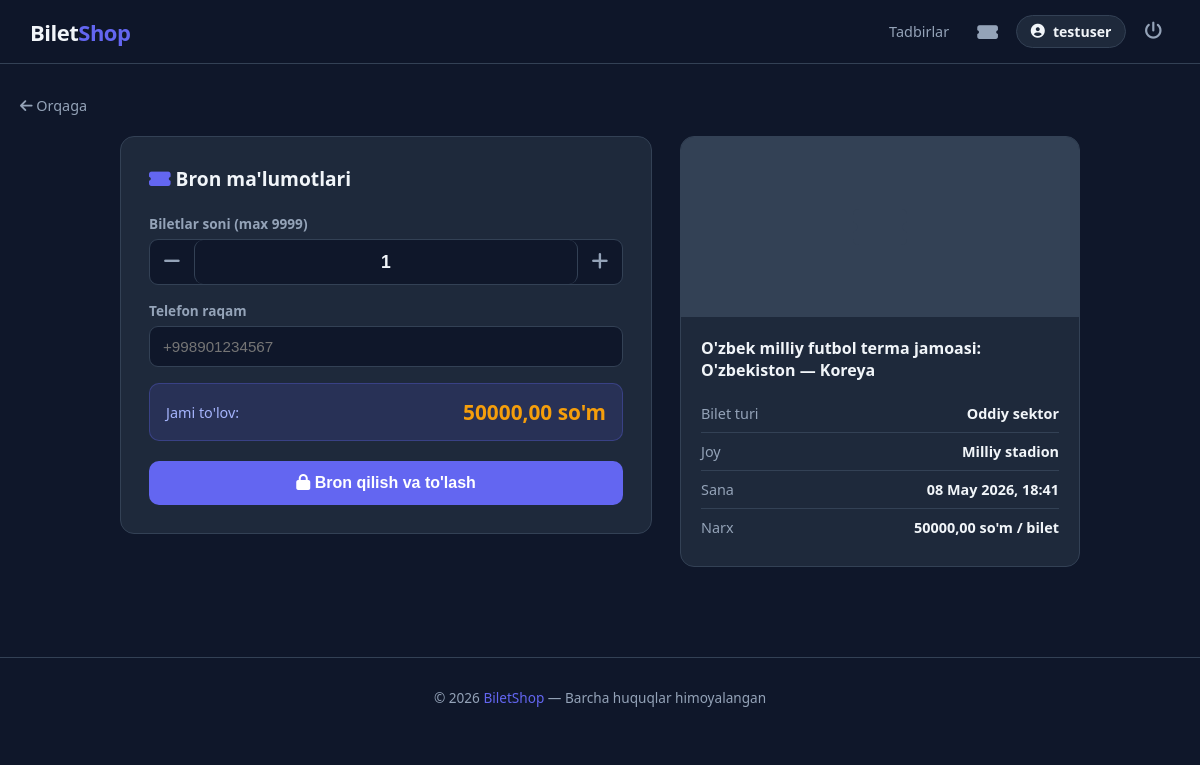
The app's page /book/4/ (signed in) with its own data.
### bilet_app/models.py (models this page shows, shortened)
class TicketType(models.Model):
    event           = models.ForeignKey(Event, on_delete=models.CASCADE, related_name='ticket_types')
    name            = models.CharField(max_length=100)
    price           = models.DecimalField(max_digits=10, decimal_places=2)
    total_seats     = models.PositiveIntegerField()
    available_seats = models.PositiveIntegerField()
    @property
    def is_available(self):
        return self.available_seats > 0

class Event(models.Model):
    title       = models.CharField(max_length=200)
    category    = models.ForeignKey(Category, on_delete=models.CASCADE, related_name='events')
    venue       = models.CharField(max_length=200)
    city        = models.CharField(max_length=100, default='Toshkent')
    event_date  = models.DateTimeField()
    description = models.TextField()
    image       = models.ImageField(upload_to='events/', blank=True, null=True)
    is_active   = models.BooleanField(default=True)
    created_at  = models.DateTimeField(auto_now_add=True)
    class Meta:
        ordering = ['event_date']

### bilet_app/views.py (the view)
# urls.py: path('book/<int:ticket_type_id>/', views.book_ticket, name='book_ticket'),
@login_required
def book_ticket(request, ticket_type_id):
    ticket_type = get_object_or_404(TicketType, pk=ticket_type_id)
    event = ticket_type.event
    if not ticket_type.is_available:
        messages.error(request, "Bu tur biletlar tugagan.")
        return redirect('event_detail', pk=event.pk)
    if request.method == 'POST':
        form = BookingForm(request.POST)
        if form.is_valid():
            quantity = form.cleaned_data['quantity']
            if quantity > ticket_type.available_seats:
                messages.error(request, f"Faqat {ticket_type.available_seats} ta joy mavjud.")
            else:
                with transaction.atomic():
                    tt = TicketType.objects.select_for_update().get(pk=ticket_type_id)
                    tt.available_seats -= quantity
                    tt.save()
                    booking = form.save(commit=False)
                    booking.user        = request.user
                    booking.ticket_type = tt
                    booking.save()
                return redirect('booking_success', pk=booking.pk)
    else:
        form = BookingForm()
    return render(request, 'book_ticket.html', {
        'form': form,
        'ticket_type': ticket_type,
        'event': event,
    })

### bilet_app/forms.py
class BookingForm(forms.ModelForm):
    phone = forms.CharField(
        max_length=20,
        label='Telefon raqam',
        validators=[RegexValidator(r'^\+?\d{9,15}$', "To'g'ri format: +998901234567")],
        widget=forms.TextInput(attrs={'placeholder': '+998901234567'}),
    )
    quantity = forms.IntegerField(
        min_value=1,
        max_value=10,
        initial=1,
        label='Biletlar soni',
    )
    class Meta:
        model   = Booking
        fields  = ['quantity', 'phone']

### templates/book_ticket.html (shortened to what this page needs)
{% extends 'base.html' %}
{% block content %}
<div style="margin-bottom:20px;">
    <a href="{% url 'event_detail' event.pk %}" style="color:var(--muted); text-decoration:none; font-size:.9rem;">
        <i class="fa fa-arrow-left"></i> Orqaga
    </a>
</div>
<div class="book-grid">
    <div class="form-card">
        <h2><i class="fa fa-ticket-alt" style="color:var(--primary);"></i> Bron ma'lumotlari</h2>
        <form method="POST">
            <div class="field">
                <label>Biletlar soni (max {{ ticket_type.available_seats }})</label>
                <div class="quantity-control">
                    <button type="button" class="minus"><i class="fa fa-minus"></i></button>
                    <input type="number" id="id_quantity" name="quantity" value="1" min="1" max="{{ ticket_type.available_seats }}">
                    <button type="button" class="plus"><i class="fa fa-plus"></i></button>
                </div>
            </div>
            <div class="field">
                <label>Telefon raqam</label>
                <input type="text" name="phone" id="id_phone" placeholder="+998901234567"
                       value="{{ form.phone.value|default:'' }}">
            </div>
            <div class="price-preview">
                <span class="total-label">Jami to'lov:</span>
                <span class="total-val" id="total-price">{{ ticket_type.price }} so'm</span>
            </div>
            <button type="submit" class="submit-btn">
                <i class="fa fa-lock"></i> Bron qilish va to'lash
            </button>
        </form>
    </div>
    <div class="summary-card">
        <div class="summary-img">
            {% if event.image %}
                <img src="{{ event.image.url }}" alt="{{ event.title }}">
            {% else %}
                <i class="fa fa-ticket-alt fa-3x" style="color:var(--surface2);"></i>
            {% endif %}
        </div>
        <div class="summary-body">
            <p style="font-weight:700; font-size:1rem; margin-bottom:14px;">{{ event.title }}</p>
            <div class="sum-row"><span class="lbl">Bilet turi</span><span class="val">{{ ticket_type.name }}</span></div>
            <div class="sum-row"><span class="lbl">Joy</span><span class="val">{{ event.venue }}</span></div>
            <div class="sum-row"><span class="lbl">Sana</span><span class="val">{{ event.event_date|date:"d M Y, H:i" }}</span></div>
            <div class="sum-row"><span class="lbl">Narx</span><span class="val">{{ ticket_type.price }} so'm / bilet</span></div>
        </div>
    </div>
</div>
{% endblock %}

### templates/base.html (shortened to what this page needs)
<!DOCTYPE html>
<html lang="uz">
<head>
    <link rel="stylesheet" href="https://cdnjs.cloudflare.com/ajax/libs/font-awesome/6.4.0/css/all.min.css">
</head>
<body>
    <nav class="navbar">
        <div class="nav-content">
            <a href="{% url 'event_list' %}" class="logo">Bilet<span>Shop</span></a>
            <div class="nav-right">
                <a href="{% url 'event_list' %}" class="nav-link">Tadbirlar</a>
                {% if user.is_authenticated %}
                    <a href="{% url 'my_bookings' %}" class="nav-icon" title="Mening biletlarim">
                        <i class="fa fa-ticket-alt"></i>
                    </a>
                    <a href="{% url 'profile' %}" class="user-pill">
                        <i class="fa fa-user-circle"></i> {{ user.username }}
                    </a>
                    <form action="{% url 'logout' %}" method="POST" style="display:inline;">
                        <button type="submit" class="logout-btn" title="Chiqish">
                            <i class="fa fa-power-off"></i>
                        </button>
                    </form>
                {% else %}
                    <a href="{% url 'login' %}" class="btn-outline-nav">Kirish</a>
                    <a href="{% url 'register' %}" class="btn-primary-nav">Ro'yxat</a>
                {% endif %}
            </div>
        </div>
    </nav>
    <main class="main-wrapper">
        {% block content %}{% endblock %}
    </main>
    <footer>
        &copy; 2026 <span>BiletShop</span> — Barcha huquqlar himoyalangan
    </footer>
</body>
</html>

### templates/base.html (style rules this page uses)
*, *::before, *::after { margin: 0; padding: 0; box-sizing: border-box; }
:root { --bg: #0f172a; --surface: #1e293b; --surface2: #334155; --border: #334155; --primary: #6366f1; --primary-d: #4f46e5; --primary-l: rgba(99,102,241,.15); --accent: #f59e0b; --success: #22c55e; --danger: #ef4444; --text: #f1f5f9; --muted: #94a3b8; --radius: 14px; --shadow: 0 4px 24px rgba(0,0,0,.35); }
body { background: var(--bg); color: var(--text); font-family: 'Segoe UI', system-ui, sans-serif; min-height: 100vh; }
.navbar { background: rgba(15,23,42,.95); backdrop-filter: blur(12px); border-bottom: 1px solid var(--border); height: 64px; display: flex; justify-content: center; position: fixed; top: 0; width: 100%; z-index: 1000; }
.nav-content { width: 95%; max-width: 1280px; display: flex; justify-content: space-between; align-items: center; }
.logo { font-size: 22px; font-weight: 800; text-decoration: none; color: var(--text); letter-spacing: -0.5px; }
.logo span { color: var(--primary); }
.nav-right { display: flex; align-items: center; gap: 10px; }
.nav-link { color: var(--muted); text-decoration: none; font-size: .9rem; padding: 6px 10px; border-radius: 8px; transition: all .2s; }
.nav-icon { color: var(--muted); font-size: 1.15rem; text-decoration: none; padding: 8px; border-radius: 8px; transition: all .2s; }
.user-pill { display: flex; align-items: center; gap: 8px; background: var(--surface); border: 1px solid var(--border); padding: 6px 14px; border-radius: 50px; text-decoration: none; color: var(--text); font-size: .88rem; font-weight: 600; transition: border-color .2s; }
.logout-btn { background: none; border: none; cursor: pointer; color: var(--muted); font-size: 1.1rem; padding: 8px; border-radius: 8px; transition: all .2s; }
.main-wrapper { margin-top: 64px; padding: 30px 20px; max-width: 1280px; margin-left: auto; margin-right: auto; }
.field { margin-bottom: 16px; }
.field label { display: block; font-size: .85rem; font-weight: 600; color: var(--muted); margin-bottom: 6px; }
.field input, .field select, .field textarea { width: 100%; padding: 11px 13px; background: var(--bg); border: 1px solid var(--border); border-radius: 9px; font-size: .95rem; color: var(--text); outline: none; transition: border-color .2s; }
footer { text-align: center; padding: 30px 20px; border-top: 1px solid var(--border); color: var(--muted); font-size: .85rem; margin-top: 60px; }
footer span { color: var(--primary); }

### records on screen
TicketType: available_seats "9999", price "50000,00", name "Oddiy sektor"
Event: title "O'zbek milliy futbol terma jamoasi: O'zbekiston — Koreya", venue "Milliy stadion", event_date "08 May 2026, 18:41"

### other values on screen
{{ user.username }} "testuser"
